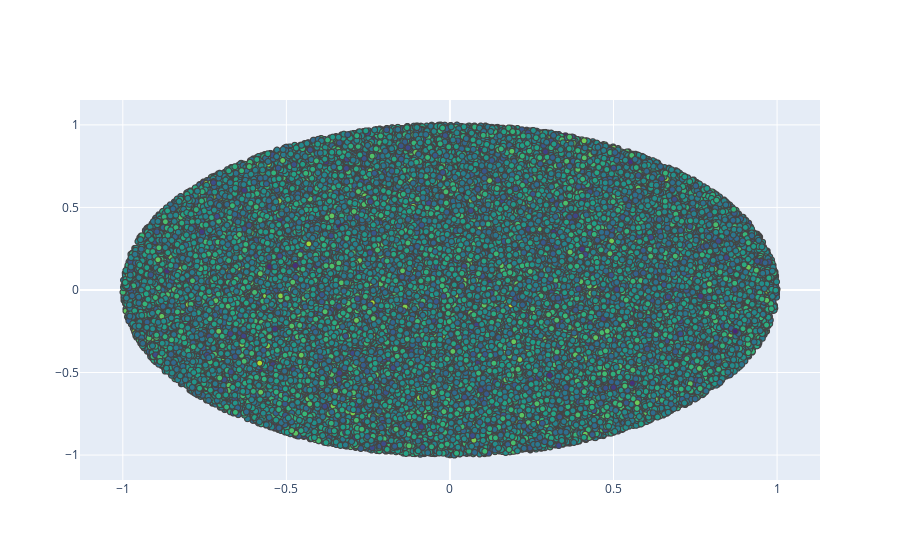

The cell this chart's notebook holds for it:
### Code cell
N = 100000
r = np.random.uniform(0, 1, N)
theta = np.random.uniform(0, 2*np.pi, N)
fig = go.Figure(data=go.Scattergl(
    x  = r * np.cos(theta),
    y  = r * np.sin(theta),
    mode='markers',
    marker=dict(
        color=np.random.randn(N),
        colorscale='Viridis',
        line_width=1,
    )
))

fig.show()

### Figure 1 — Plotly figure (JSON) as saved in the notebook; plotly's stock layout.template omitted (floating-point values rounded to 4 significant figures; data arrays with more than 128 entries replaced by an {"elided": "..."} marker saying what was removed)
{"data": [{"marker": {"color": {"elided": "100000 float values"}, "colorscale": [[0, "#440154"], [0.1111, "#482878"], [0.2222, "#3e4989"], [0.3333, "#31688e"], [0.4444, "#26828e"], [0.5556, "#1f9e89"], [0.6667, "#35b779"], [0.7778, "#6ece58"], [0.8889, "#b5de2b"], [1, "#fde725"]], "line": {"width": 1}}, "mode": "markers", "type": "scattergl", "x": {"elided": "100000 float values"}, "y": {"elided": "100000 float values"}}], "layout": {}}
